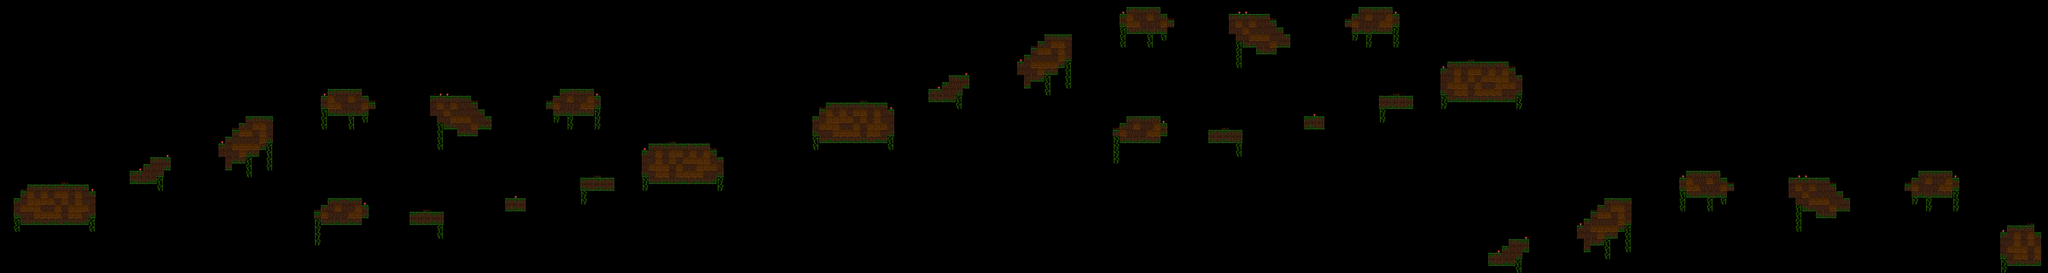

Below is a game level as drawn by its tile map, then a one-line description and the .tmx that defines it (tile-layer data replaced by summaries):
An orthogonal 300x40 tile map with 32x32 px tiles, 1 tile layer (Kachelebene 1).

<map version="1.10" tiledversion="1.10.2" orientation="orthogonal" renderorder="right-down" width="300" height="40" tilewidth="32" tileheight="32" infinite="0" nextlayerid="2" nextobjectid="1">
 <editorsettings>
  <export target="../csv/level3_grassland.js" format="js" />
 </editorsettings>
 <tileset firstgid="1" name="grassland_spritesheet" tilewidth="32" tileheight="32" tilecount="11" columns="11">
  <image source="../grassland_spritesheet.png" width="352" height="32" />
 </tileset>
 <layer id="1" name="Kachelebene 1" width="300" height="40">
  <data>[12000 cells, 1005 non-empty, 11 distinct tile ids]</data>
 </layer>
</map>
